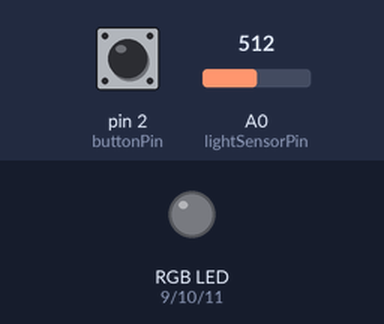
Bench run of a sketch on a simulated Arduino Uno, built with avr-gcc and run on an emulated ATmega328P. Parts: an RGB LED mixed from three pins (HIGH = lit). Inputs (shaded band) come from the test bench; at power-on: pin 2 (buttonPin) HIGH, A0 (lightSensorPin) = 512. Dim RGB values are drawn brighter than linear; what the sketch prints to the serial monitor is not drawn.

Above: at 1.2 s.
1.3 s: pin 2 (buttonPin) pulled LOW for 1 s
At 2.5 s:
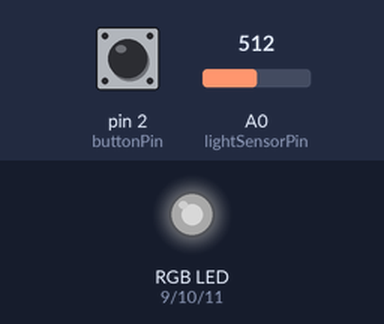
3.8 s: A0 (lightSensorPin) set to 306
At 4.8 s:
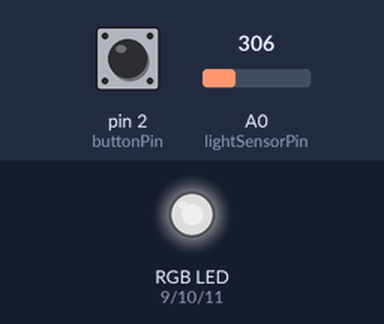
5.4 s: A0 (lightSensorPin) set to 122
At 6.2 s:
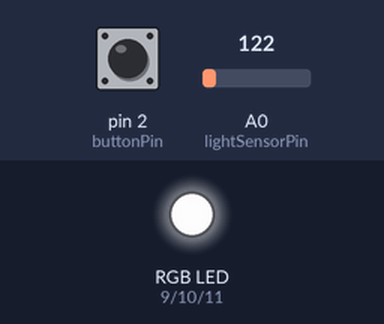
Timing chart, 0 to 8.4 s (numbered marks = the images above; inputs shaded):
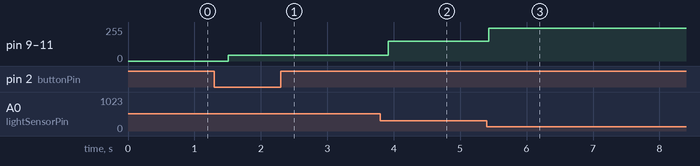

Measured:
- after the input at 1.3 s, pin 9 (redPin), pin 10 (greenPin), pin 11 (bluePin): 0/255 → 45/255 after 0.21 s
- after the input at 3.8 s, pin 9 (redPin), pin 10 (greenPin), pin 11 (bluePin): 45/255 → 150/255 after 0.12 s
- after the input at 5.4 s, pin 9 (redPin), pin 10 (greenPin), pin 11 (bluePin): 150/255 → 244/255 at once

The sketch:

LDR_LED_test.ino
```cpp
// ===== 腳位設定(告訴 Arduino 每個元件接在哪個腳位) =====
const int lightSensorPin = A0;   // 光敏電阻的 AO(類比輸出)接在 A0 腳位
const int buttonPin = 2;         // 按鈕的訊號腳(S)接在數位 2 號腳
const int redPin = 9;            // RGB燈的紅色(R)接在數位 9 號腳(要用 ~ 符號的PWM腳)
const int greenPin = 10;         // RGB燈的綠色(G)接在數位 10 號腳
const int bluePin = 11;          // RGB燈的藍色(B)接在數位 11 號腳

// ===== 全域變數(這些變數在整個程式執行期間都會記住數值,不會重置) =====
bool isOn = false;               // 記錄目前燈是「開啟」還是「關閉」,一開始設為關閉(false)
int lastStableState = -1;        // 記錄上一次「確定穩定」的按鈕狀態,-1代表還沒有任何紀錄
int lastReading = -1;            // 記錄「上一輪迴圈」讀到的按鈕原始數值,用來偵測有沒有改變
unsigned long lastDebounceTime = 0;  // 記錄「上一次按鈕數值改變」的時間點(用來做防彈跳判斷)
const int debounceDelay = 80;    // 防彈跳的等待時間,單位是毫秒(數值穩定超過80毫秒才算數)

// ===== setup():這個區塊只會在開機/重置時執行一次 =====
void setup() {
  Serial.begin(9600);            // 啟動序列通訊,速度設為9600,才能在電腦上看到 Serial Monitor 的文字
  pinMode(buttonPin, INPUT);     // 設定按鈕腳位為「輸入」模式,因為要讀取按鈕的狀態
  pinMode(redPin, OUTPUT);       // 設定紅色腳位為「輸出」模式,因為要控制LED發光
  pinMode(greenPin, OUTPUT);     // 設定綠色腳位為「輸出」模式
  pinMode(bluePin, OUTPUT);      // 設定藍色腳位為「輸出」模式
}

// ===== loop():這個區塊會不斷重複執行,是程式的主要邏輯 =====
void loop() {
  int reading = digitalRead(buttonPin);  // 讀取按鈕「這一瞬間」的數值(只會是0或1)

  // --- 防彈跳邏輯:避免按鈕接觸不良造成的雜訊被誤判成「按很多次」 ---
  if (reading != lastReading) {          // 如果這次讀到的值,跟上一輪不一樣(代表數值剛剛有變動)
    lastDebounceTime = millis();         // 就記錄「現在的時間」,millis()是從開機到現在經過的毫秒數
  }

  // 只有當數值「變動後,已經維持超過80毫秒沒有再變」,才認定這是真的按下,不是雜訊
  if ((millis() - lastDebounceTime) > debounceDelay) {
    if (reading != lastStableState) {    // 如果這個「穩定值」跟上一次記錄的穩定值不一樣
      lastStableState = reading;         // 更新「上一次穩定值」為現在這個值
      if (reading == LOW) {              // 如果穩定值變成 LOW(代表按鈕被按下,依你的模組特性判斷)
        isOn = !isOn;                    // 就把開關狀態反過來(原本開就變關,原本關就變開)
      }
    }
  }
  lastReading = reading;                 // 把這一輪讀到的值,存起來給下一輪比對用

  // --- 讀取光敏電阻,計算LED該多亮 ---
  int lightValue = analogRead(lightSensorPin);  // 讀取光敏電阻的類比數值,範圍是0~1023

  int brightness;                        // 宣告一個變數,準備存放「算出來的LED亮度」
  if (lightValue > 600) {                // 如果光線數值大於600(代表環境很亮)
    brightness = 0;                      // 亮度設為0,LED不發光
  } else {                               // 否則(光線數值小於等於600,代表偏暗)
    brightness = map(lightValue, 100, 600, 255, 0);
    // 把光線數值(100~600這個範圍)換算成亮度(255~0),數值越暗換算出來的亮度越高
    brightness = constrain(brightness, 0, 255);
    // 確保算出來的亮度不會超出0~255的合法範圍(避免數值跑到範圍外造成錯誤)
  }

  // --- 根據開關狀態,決定要不要真的輸出亮度給LED ---
  if (isOn) {                            // 如果目前是「開啟」狀態
    analogWrite(redPin, brightness);     // 紅色LED輸出剛剛算出來的亮度
    analogWrite(greenPin, brightness);   // 綠色LED輸出同樣的亮度
    analogWrite(bluePin, brightness);    // 藍色LED輸出同樣的亮度(三色一樣=白光效果)
  } else {                               // 如果目前是「關閉」狀態
    analogWrite(redPin, 0);              // 紅色LED強制不亮
    analogWrite(greenPin, 0);            // 綠色LED強制不亮
    analogWrite(bluePin, 0);             // 藍色LED強制不亮
  }

  // --- 把目前狀態印到電腦螢幕上,方便你邊測試邊觀察數值 ---
  Serial.print("狀態: ");
  Serial.print(isOn ? "開啟中" : "關閉中");  // 如果isOn是true印「開啟中」,否則印「關閉中」
  Serial.print("　光線: ");
  Serial.print(lightValue);              // 印出目前讀到的光線數值
  Serial.print("　亮度: ");
  Serial.println(brightness);            // 印出目前算出來的LED亮度,並換行

  delay(150);                            // 暫停150毫秒,讓迴圈不要跑太快、畫面看得清楚
}
```
